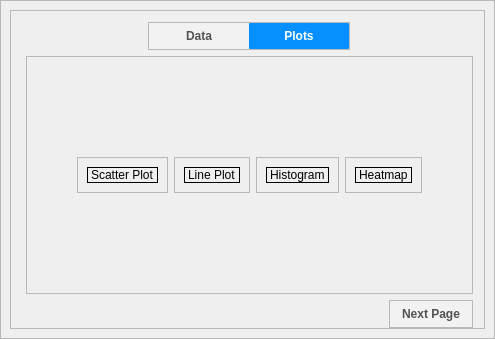
            <widget class="QWidget" name="PlotPage">
             <property name="styleSheet">
              <string notr="true">QLabel{
	font:  12pt &quot;Calibri&quot;;
color:black;
}</string>
             </property>
             <layout class="QVBoxLayout" name="verticalLayout_16">
              <property name="leftMargin">
               <number>0</number>
              </property>
              <property name="topMargin">
               <number>0</number>
              </property>
              <property name="rightMargin">
               <number>0</number>
              </property>
              <property name="bottomMargin">
               <number>0</number>
              </property>
              <item>
               <widget class="QFrame" name="frame_13">
                <property name="frameShape">
                 <enum>QFrame::StyledPanel</enum>
                </property>
                <property name="frameShadow">
                 <enum>QFrame::Raised</enum>
                </property>
                <layout class="QVBoxLayout" name="verticalLayout_18">
                 <item>
                  <widget class="QFrame" name="frame_14">
                   <property name="frameShape">
                    <enum>QFrame::StyledPanel</enum>
                   </property>
                   <property name="frameShadow">
                    <enum>QFrame::Raised</enum>
                   </property>
                   <layout class="QVBoxLayout" name="verticalLayout_17">
                    <property name="leftMargin">
                     <number>15</number>
                    </property>
                    <property name="topMargin">
                     <number>11</number>
                    </property>
                    <property name="rightMargin">
                     <number>11</number>
                    </property>
                    <property name="bottomMargin">
                     <number>0</number>
                    </property>
                    <item alignment="Qt::AlignHCenter">
                     <widget class="QFrame" name="frame_21">
                      <property name="minimumSize">
                       <size>
                        <width>0</width>
                        <height>0</height>
                       </size>
                      </property>
                      <property name="maximumSize">
                       <size>
                        <width>16777215</width>
                        <height>50</height>
                       </size>
                      </property>
                      <property name="styleSheet">
                       <string notr="true"/>
                      </property>
                      <property name="frameShape">
                       <enum>QFrame::StyledPanel</enum>
                      </property>
                      <property name="frameShadow">
                       <enum>QFrame::Raised</enum>
                      </property>
                      <layout class="QHBoxLayout" name="horizontalLayout_7">
                       <property name="spacing">
                        <number>0</number>
                       </property>
                       <property name="leftMargin">
                        <number>0</number>
                       </property>
                       <property name="topMargin">
                        <number>0</number>
                       </property>
                       <property name="rightMargin">
                        <number>0</number>
                       </property>
                       <property name="bottomMargin">
                        <number>0</number>
                       </property>
                       <item>
                        <widget class="QPushButton" name="pushButton_3">
                         <property name="minimumSize">
                          <size>
                           <width>100</width>
                           <height>0</height>
                          </size>
                         </property>
                         <property name="cursor">
                          <cursorShape>ArrowCursor</cursorShape>
                         </property>
                         <property name="styleSheet">
                          <string notr="true">
QPushButton {
    color: white;                      /* Text color */
    border-radius: 1px;                /* Rounded corners */
    padding: 6px 12px;                 /* Padding inside button */
    font-weight: bold;                 /* Bold text */
background-color:#f2f2f2;
	font:  12pt &quot;Calibri&quot;;
color:#515151;


}</string>
                         </property>
                         <property name="text">
                          <string>Data</string>
                         </property>
                        </widget>
                       </item>
                       <item>
                        <widget class="QPushButton" name="pushButton_6">
                         <property name="minimumSize">
                          <size>
                           <width>100</width>
                           <height>0</height>
                          </size>
                         </property>
                         <property name="cursor">
                          <cursorShape>ArrowCursor</cursorShape>
                         </property>
                         <property name="styleSheet">
                          <string notr="true">
QPushButton {
    color: white;                      /* Text color */
    padding: 6px 12px;                 /* Padding inside button */
    font-weight: bold;                 /* Bold text */
	background-color:#068fff;
	font:  12pt &quot;Calibri&quot;;
    border-radius: 1px;                /* Rounded corners */


}</string>
                         </property>
                         <property name="text">
                          <string>Plots</string>
                         </property>
                        </widget>
                       </item>
                      </layout>
                     </widget>
                    </item>
                    <item>
                     <widget class="QFrame" name="frame_16">
                      <property name="styleSheet">
                       <string notr="true"/>
                      </property>
                      <property name="frameShape">
                       <enum>QFrame::StyledPanel</enum>
                      </property>
                      <property name="frameShadow">
                       <enum>QFrame::Raised</enum>
                      </property>
                      <layout class="QHBoxLayout" name="horizontalLayout_6">
                       <property name="leftMargin">
                        <number>50</number>
                       </property>
                       <property name="topMargin">
                        <number>100</number>
                       </property>
                       <property name="rightMargin">
                        <number>50</number>
                       </property>
                       <property name="bottomMargin">
                        <number>100</number>
                       </property>
                       <item>
                        <widget class="QFrame" name="frame_17">
                         <property name="styleSheet">
                          <string notr="true"/>
                         </property>
                         <property name="frameShape">
                          <enum>QFrame::StyledPanel</enum>
                         </property>
                         <property name="frameShadow">
                          <enum>QFrame::Raised</enum>
                         </property>
                         <layout class="QGridLayout" name="gridLayout">
                          <item row="0" column="0">
                           <widget class="QLabel" name="label_7">
                            <property name="styleSheet">
                             <string notr="true"/>
                            </property>
                            <property name="frameShape">
                             <enum>QFrame::Box</enum>
                            </property>
                            <property name="text">
                             <string>Scatter Plot</string>
                            </property>
                           </widget>
                          </item>
                         </layout>
                        </widget>
                       </item>
                       <item>
                        <widget class="QFrame" name="frame_18">
                         <property name="frameShape">
                          <enum>QFrame::StyledPanel</enum>
                         </property>
                         <property name="frameShadow">
                          <enum>QFrame::Raised</enum>
                         </property>
                         <layout class="QGridLayout" name="gridLayout_2">
                          <item row="0" column="0">
                           <widget class="QLabel" name="label_8">
                            <property name="frameShape">
                             <enum>QFrame::Panel</enum>
                            </property>
                            <property name="text">
                             <string>Line Plot</string>
                            </property>
                           </widget>
                          </item>
                         </layout>
                        </widget>
                       </item>
                       <item>
                        <widget class="QFrame" name="frame_19">
                         <property name="frameShape">
                          <enum>QFrame::StyledPanel</enum>
                         </property>
                         <property name="frameShadow">
                          <enum>QFrame::Raised</enum>
                         </property>
                         <layout class="QGridLayout" name="gridLayout_3">
                          <item row="0" column="0">
                           <widget class="QLabel" name="label_9">
                            <property name="frameShape">
                             <enum>QFrame::Panel</enum>
                            </property>
                            <property name="text">
                             <string>Histogram</string>
                            </property>
                           </widget>
                          </item>
                         </layout>
                        </widget>
                       </item>
                       <item>
                        <widget class="QFrame" name="frame_20">
                         <property name="frameShape">
                          <enum>QFrame::StyledPanel</enum>
                         </property>
                         <property name="frameShadow">
                          <enum>QFrame::Raised</enum>
                         </property>
                         <layout class="QGridLayout" name="gridLayout_4">
                          <item row="0" column="0">
                           <widget class="QLabel" name="label_10">
                            <property name="frameShape">
                             <enum>QFrame::Panel</enum>
                            </property>
                            <property name="text">
                             <string>Heatmap</string>
                            </property>
                           </widget>
                          </item>
                         </layout>
                        </widget>
                       </item>
                      </layout>
                     </widget>
                    </item>
                    <item alignment="Qt::AlignRight">
                     <widget class="QFrame" name="frame_15">
                      <property name="maximumSize">
                       <size>
                        <width>16777215</width>
                        <height>80</height>
                       </size>
                      </property>
                      <property name="frameShape">
                       <enum>QFrame::StyledPanel</enum>
                      </property>
                      <property name="frameShadow">
                       <enum>QFrame::Raised</enum>
                      </property>
                      <layout class="QVBoxLayout" name="verticalLayout_19">
                       <property name="leftMargin">
                        <number>0</number>
                       </property>
                       <property name="topMargin">
                        <number>0</number>
                       </property>
                       <property name="rightMargin">
                        <number>0</number>
                       </property>
                       <property name="bottomMargin">
                        <number>0</number>
                       </property>
                       <item>
                        <widget class="QPushButton" name="btnNext_2">
                         <property name="cursor">
                          <cursorShape>PointingHandCursor</cursorShape>
                         </property>
                         <property name="styleSheet">
                          <string notr="true">QPushButton {
    color: white;                      /* Text color */
    border-radius: 6px;                /* Rounded corners */
    padding: 6px 12px;                 /* Padding inside button */
    font-weight: bold;                 /* Bold text */
    background-color: #f2f2f2;
    font:  12pt &quot;Calibri&quot;;
    color: #515151;
    box-shadow: 0 4px 6px rgba(128, 128, 128, 0.2); /* Grey shadow */
}
</string>
                         </property>
                         <property name="text">
                          <string>Next Page</string>
                         </property>
                        </widget>
                       </item>
                      </layout>
                     </widget>
                    </item>
                   </layout>
                  </widget>
                 </item>
                </layout>
               </widget>
              </item>
             </layout>
            </widget>
